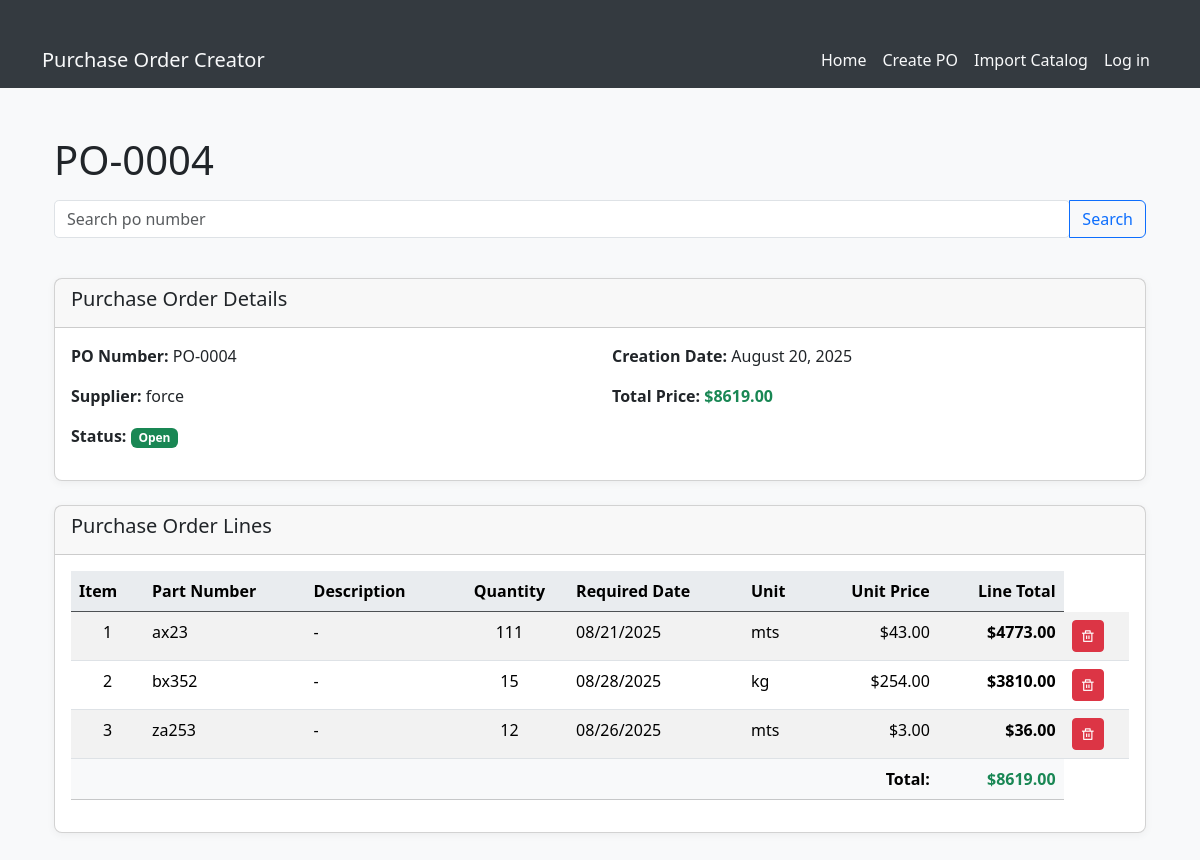
/view/PO-0004, run on the app's committed database.
### app.py (models this page shows, shortened)
class PurchaseOrder(db.Model):
    __tablename__= "purchase_order"
    id:Mapped[int] = mapped_column(Integer, primary_key=True, unique=True)
    po_number:Mapped[str] = mapped_column(String, nullable=True)
    creation_date:Mapped[datetime.date] = mapped_column(Date)
    supplier:Mapped[str] = mapped_column(String)
    total_price:Mapped[float] = mapped_column(Float)
    status:Mapped[str] = mapped_column(String, default="open")
    lines:Mapped[list["POLines"]] = relationship('POLines', back_populates='po')

class POLines(db.Model):
    __tablename__= "po_lines"
    id:Mapped[int] = mapped_column(Integer, primary_key= True, unique=True)
    po_id: Mapped[int] = mapped_column(ForeignKey("purchase_order.id"), nullable=False)
    item:Mapped[int] =  mapped_column(Integer)
    part_number:Mapped[str] = mapped_column(String, nullable=True)
    description:Mapped[str]= mapped_column(String, nullable=True)
    quantity:Mapped[int] = mapped_column(Integer, nullable=True)
    req_date:Mapped[datetime.date] = mapped_column(Date, nullable=True)
    unit:Mapped[str] = mapped_column(String, nullable=True)
    unit_price:Mapped[float] = mapped_column(Float, nullable=True)
    line_total:Mapped[float] = mapped_column(Float, nullable=True)
    po:Mapped["PurchaseOrder"] = relationship('PurchaseOrder', back_populates='lines')

### app.py (the view)
@app.route('/view/<string:po_code>', methods=['GET'])
def view_po(po_code):
    purchase_order = db.session.execute(db.select(PurchaseOrder).where(PurchaseOrder.po_number.ilike(po_code))).scalar()
    if not purchase_order:
        flash('PO not found.', 'danger')
        return render_template('view.html', purchase_order=purchase_order)
    po_lines = db.session.execute(db.select(POLines).where(POLines.po_id == purchase_order.id).order_by(POLines.item)).scalars().all()
    return render_template('view.html', purchase_order=purchase_order, po_lines=po_lines)

### templates/view.html (shortened to what this page needs)
{% extends 'base.html' %}
    {% block styles %}
        {{ bootstrap.load_css() }}
        <link rel="stylesheet" href="{{ url_for('static', filename='styles.css')}}">
    {% endblock %}
{% block content %}
    <div class="container mt-4">
        <div class="row mb-4">
            <div class="col">
                <form action="{{ url_for('search_po') }}" method="GET">
                    <h3 class="display-6">{{ purchase_order.po_number }}</h3>
                    <div class="input-group mb-3">
                        <input type="text" class="form-control" name="po_code" placeholder="Search po number">
                        <button type="submit" class="btn btn-outline-primary">Search</button>
                    </div>
                </form>
            </div>
        </div>
        <div class="card mb-4">
            <div class="card-header">
                <h5>Purchase Order Details</h5>
            </div>
            <div class="card-body">
                <div class="row">
                    <div class="col-md-6">
                        <p><strong>PO Number:</strong> {{ purchase_order.po_number }}</p>
                        <p><strong>Supplier:</strong> {{ purchase_order.supplier }}</p>
                        <p><strong>Status:</strong>
                            <span class="badge bg-{% if purchase_order.status == 'open' %}success{% elif purchase_order.status == 'closed' %}secondary{% else %}warning{% endif %}">
                                {{ purchase_order.status|title }}
                            </span>
                        </p>
                    </div>
                    <div class="col-md-6">
                        <p><strong>Creation Date:</strong> {{ purchase_order.creation_date.strftime('%B %d, %Y') }}</p>
                        <p><strong>Total Price:</strong> <span class="fw-bold text-success">${{ "%.2f"|format(purchase_order.total_price) }}</span></p>
                    </div>
                </div>
            </div>
        </div>
        <div class="card">
            <div class="card-header">
                <h5>Purchase Order Lines</h5>
            </div>
            <div class="card-body">
                {% if po_lines %}
                    <div class="table-responsive">
                        <table class="table table-striped table-hover">
                            <thead class="table-dark">
                                <tr>
                                    <th>Item</th>
                                    <th>Part Number</th>
                                    <th>Description</th>
                                    <th class="text-center">Quantity</th>
                                    <th>Required Date</th>
                                    <th>Unit</th>
                                    <th class="text-end">Unit Price</th>
                                    <th class="text-end">Line Total</th>
                                </tr>
                            </thead>
                            <tbody>
                                {% for line in po_lines %}
                                    <tr>
                                        <td class="text-center">{{ line.item }}</td>
                                        <td>{{ line.part_number or '-' }}</td>
                                        <td>{{ line.description or '-' }}</td>
                                        <td class="text-center">{{ line.quantity }}</td>
                                        <td>{{ line.req_date.strftime('%m/%d/%Y') if line.req_date else '-' }}</td>
                                        <td>{{ line.unit or '-' }}</td>
                                        <td class="text-end">${{ "%.2f"|format(line.unit_price) if line.unit_price else '0.00' }}</td>
                                        <td class="text-end fw-bold">
                                            {% if line.quantity and line.unit_price %}
                                                ${{ "%.2f"|format(line.quantity * line.unit_price) }}
                                            {% else %}
                                                $0.00
                                            {% endif %}
                                        </td>
                                        <td>
                                            <a class="btn btn-danger btn-sm" href="{{ url_for('delete_line', po_code=purchase_order.po_number, line_id=line.id) }}"
                                                onclick="return confirm('Are you sure you want to delete this line?')">
                                                <i class="ri-delete-bin-line"></i>
                                            </a>
                                        </td>
                                    </tr>
                                {% endfor %}
                            </tbody>
                            <tfoot class="table-light">
                                <tr>
                                    <td colspan="7" class="text-end fw-bold">Total:</td>
                                    <td class="text-end fw-bold text-success">${{ "%.2f"|format(purchase_order.total_price) }}</td>
                                </tr>
                            </tfoot>
                        </table>
                    </div>
                {% else %}
                    <div class="alert alert-info">
                        <i class="bi bi-info-circle"></i> No lines found for this Purchase Order.
                    </div>
                {% endif %}
            </div>
        </div>
    </div>
{% endblock %}

### static/styles.css (style rules this page uses)
body { background-color: #f8f9fa; font-family: 'Segoe UI', Tahoma, Geneva, Verdana, sans-serif; color: #212529; margin: 0; padding-bottom: 60px; }
h1, h2, h3, h4 { font-weight: 600; margin-top: 1.5rem; margin-bottom: 1rem; }
.card { box-shadow: 0 2px 8px rgba(0,0,0,0.05); border-radius: 0.5rem; }
.container { margin-top: 2rem; }
.table th { background-color: #e9ecef; font-weight: 600; color: black; }
input, select, textarea { border-radius: 0.3rem !important; }
.mt-4 { margin-top: 1.5rem !important; }
.mb-3 { margin-bottom: 1rem !important; }

### data on the page
PurchaseOrder: po_number "PO-0004", supplier "force", status "Open", creation_date "August 20, 2025", total_price "8619.00"
POLines: item "1", part_number "ax23", description "-", quantity "111", req_date "08/21/2025", unit "mts", unit_price "43.00", line.quantity*line.unit_price "4773.00"
POLines: item "2", part_number "bx352", description "-", quantity "15", req_date "08/28/2025", unit "kg", unit_price "254.00", line.quantity*line.unit_price "3810.00"
POLines: item "3", part_number "za253", description "-", quantity "12", req_date "08/26/2025", unit "mts", unit_price "3.00", line.quantity*line.unit_price "36.00"
